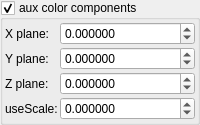
    <widget class="MyGroupBox" name="groupCheck_fold_color_aux_color_enabled_false">
     <property name="title">
      <string>aux color components</string>
     </property>
     <property name="checkable">
      <bool>true</bool>
     </property>
     <layout class="QVBoxLayout" name="verticalLayout_10">
      <property name="leftMargin">
       <number>2</number>
      </property>
      <property name="topMargin">
       <number>2</number>
      </property>
      <property name="rightMargin">
       <number>2</number>
      </property>
      <property name="bottomMargin">
       <number>2</number>
      </property>
      <item>
       <layout class="QGridLayout" name="gridLayout_16" columnstretch="0,1">
        <property name="spacing">
         <number>2</number>
        </property>
        <item row="2" column="1">
         <widget class="MyDoubleSpinBox" name="spinbox4_fold_color_difs_0000_z">
          <property name="sizePolicy">
           <sizepolicy hsizetype="Minimum" vsizetype="Maximum">
            <horstretch>0</horstretch>
            <verstretch>0</verstretch>
           </sizepolicy>
          </property>
          <property name="prefix">
           <string/>
          </property>
          <property name="suffix">
           <string/>
          </property>
          <property name="decimals">
           <number>6</number>
          </property>
          <property name="minimum">
           <double>-100.000000000000000</double>
          </property>
          <property name="maximum">
           <double>100.000000000000000</double>
          </property>
          <property name="singleStep">
           <double>0.100000000000000</double>
          </property>
         </widget>
        </item>
        <item row="2" column="0">
         <widget class="QLabel" name="label_45">
          <property name="text">
           <string>Z plane:</string>
          </property>
         </widget>
        </item>
        <item row="0" column="0">
         <widget class="QLabel" name="label_37">
          <property name="text">
           <string>X plane:</string>
          </property>
         </widget>
        </item>
        <item row="0" column="1">
         <widget class="MyDoubleSpinBox" name="spinbox4_fold_color_difs_0000_x">
          <property name="sizePolicy">
           <sizepolicy hsizetype="Minimum" vsizetype="Maximum">
            <horstretch>0</horstretch>
            <verstretch>0</verstretch>
           </sizepolicy>
          </property>
          <property name="prefix">
           <string/>
          </property>
          <property name="suffix">
           <string/>
          </property>
          <property name="decimals">
           <number>6</number>
          </property>
          <property name="minimum">
           <double>-100.000000000000000</double>
          </property>
          <property name="maximum">
           <double>100.000000000000000</double>
          </property>
          <property name="singleStep">
           <double>0.100000000000000</double>
          </property>
         </widget>
        </item>
        <item row="1" column="1">
         <widget class="MyDoubleSpinBox" name="spinbox4_fold_color_difs_0000_y">
          <property name="sizePolicy">
           <sizepolicy hsizetype="Minimum" vsizetype="Maximum">
            <horstretch>0</horstretch>
            <verstretch>0</verstretch>
           </sizepolicy>
          </property>
          <property name="prefix">
           <string/>
          </property>
          <property name="suffix">
           <string/>
          </property>
          <property name="decimals">
           <number>6</number>
          </property>
          <property name="minimum">
           <double>-100.000000000000000</double>
          </property>
          <property name="maximum">
           <double>100.000000000000000</double>
          </property>
          <property name="singleStep">
           <double>0.100000000000000</double>
          </property>
         </widget>
        </item>
        <item row="1" column="0">
         <widget class="QLabel" name="label_43">
          <property name="text">
           <string>Y plane:</string>
          </property>
         </widget>
        </item>
        <item row="3" column="1">
         <widget class="MyDoubleSpinBox" name="spinbox4_fold_color_difs_0000_w">
          <property name="sizePolicy">
           <sizepolicy hsizetype="Minimum" vsizetype="Maximum">
            <horstretch>0</horstretch>
            <verstretch>0</verstretch>
           </sizepolicy>
          </property>
          <property name="prefix">
           <string/>
          </property>
          <property name="suffix">
           <string/>
          </property>
          <property name="decimals">
           <number>6</number>
          </property>
          <property name="minimum">
           <double>-100.000000000000000</double>
          </property>
          <property name="maximum">
           <double>100.000000000000000</double>
          </property>
          <property name="singleStep">
           <double>0.100000000000000</double>
          </property>
         </widget>
        </item>
        <item row="3" column="0">
         <widget class="QLabel" name="label_47">
          <property name="text">
           <string>useScale:</string>
          </property>
         </widget>
        </item>
       </layout>
      </item>
     </layout>
    </widget>
